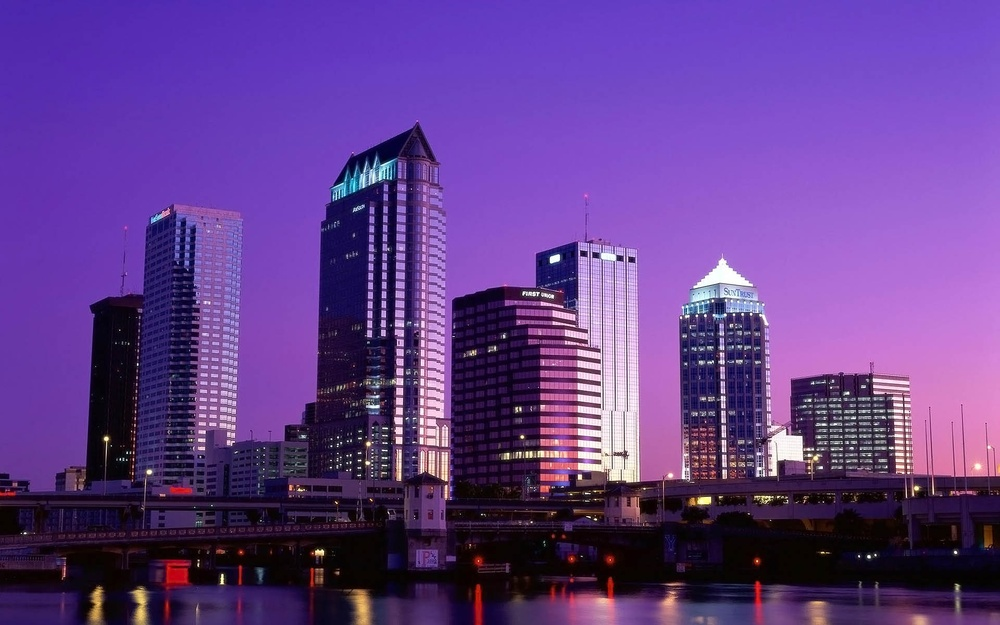
#> input picture image.jpg, 1000 x 625 px, shrunk from 1920 x 1200 before the run
$ jupyter execute '05)EDGE DETECTION.ipynb'
#> lines starting #> are read from the running program, lines starting #| are printed output that depends on the picture; after the words box and inside, x2 and y2 are one past the last pixel; in counts of white or black regions, pixels touching at a corner belong together
# EDGE DETECTION

## Goal :
- You are transforming a color image 🎨 into grayscale ⚫ and then detecting the edges ✂️ (the outlines of shapes and objects).
- This is a core part of computer vision 🧠 — how a computer “sees” structure.

[cell 1]
import cv2
import numpy as np
from matplotlib import pyplot as plt

image = cv2.imread("image.jpg")
#> image is the input picture: shape (625, 1000, 3); mean B, G, R 139.1, 61.5, 99.5

### Convert the Image to Grayscale
`gray = cv2.cvtColor(image, cv2.COLOR_BGR2GRAY)`
- 📘 Explanation:
  - OpenCV reads images in BGR format (Blue, Green, Red 🩵💚❤️).
  - But color isn’t needed to find edges — only brightness 🌓 matters.
  - So we convert it to grayscale, meaning each pixel just has one intensity value (0 = black ⚫ → 255 = white ⚪).

- Why do this?
  - Because edge detection algorithms look for changes in brightness, not color differences.Imagine a mountain 🌄 — the edge is where the light suddenly changes from bright sky to dark slope.

---

### Apply Canny Edge Detection :
`edges = cv2.Canny(gray, 100, 200)`
- What’s happening here:
  - The Canny algorithm is like a super-smart detective 🕵️‍♀️ for edges.
  - It finds places in the image where brightness changes sharply.

  - `gray` : input grayscale image ⚫
  - `100`  : lower threshold 🔽
  - `200`  : upper threshold 🔼

> Only keep edges where the brightness changes between 100 and 200.

[cell 2]
grey = cv2.cvtColor(image , cv2.COLOR_BGR2GRAY)
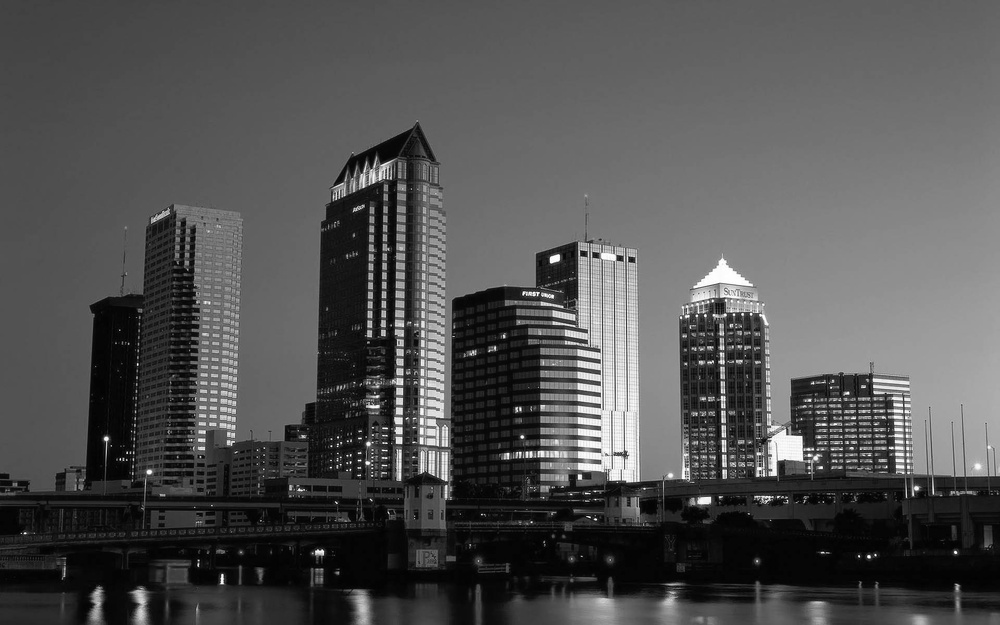
#> grey: shape (625, 1000); min 0, max 255, mean 81.7

edge = cv2.Canny(grey , 100 , 200)
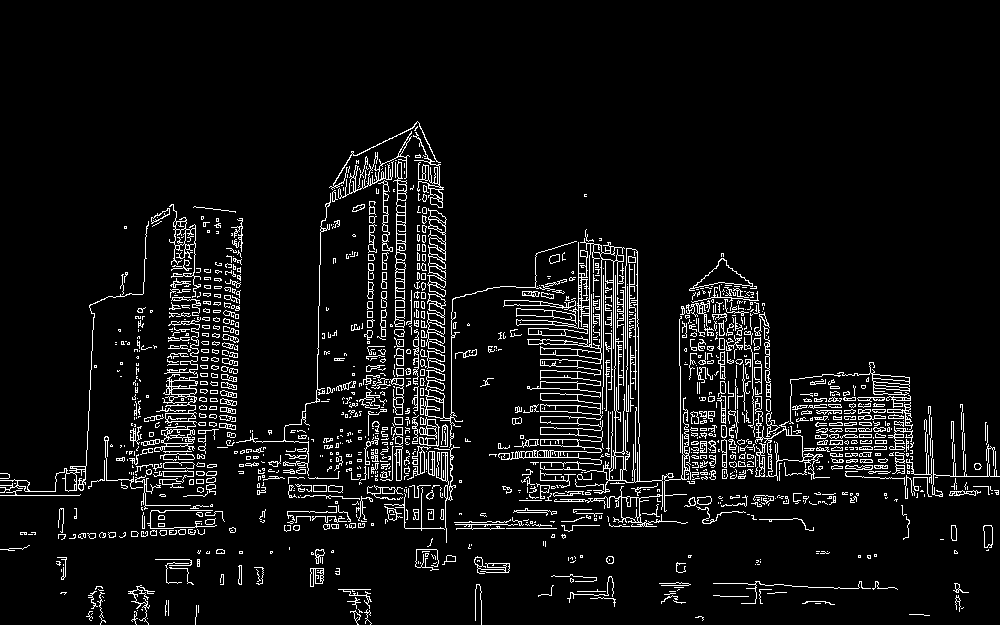
#> edge: shape (625, 1000); 6.6% white in thin lines or dots, all inside (x1, y1, x2, y2) = (0, 121, 1000, 625)

plt.figure(figsize=(12, 5))

plt.subplot(1, 2, 1)
plt.imshow(grey, cmap='gray')
plt.title('⚫ Grayscale')
plt.axis('off')

plt.subplot(1, 2, 2)
plt.imshow(edge, cmap='gray')
plt.title('🎯 Detected Edges')
plt.axis('off')

plt.tight_layout()
plt.show()
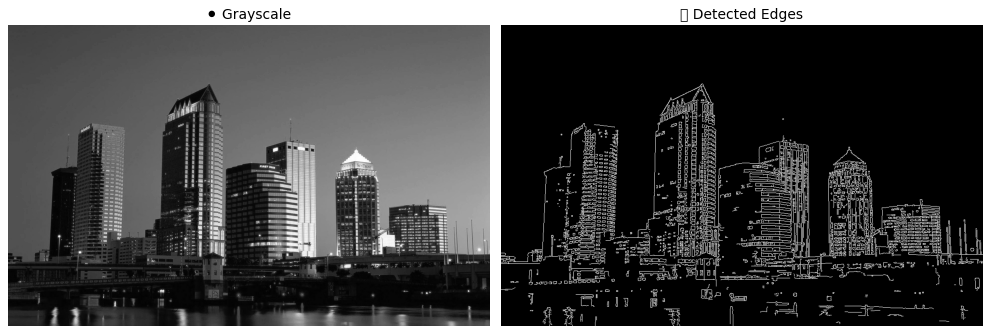
#> figure drawn by matplotlib, 2 panels
